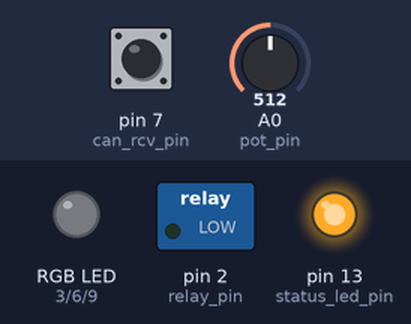
Recording of a sketch running on a simulated Arduino Uno, built with avr-gcc and run on an emulated ATmega328P. Shown: switched loads named in the sketch (green lamp = pin HIGH), an RGB LED mixed from three pins (HIGH = lit), output pins drawn as LEDs (lit = HIGH). The inputs (shaded band) are chosen by the test bench; at power-on: pin 7 (can_rcv_pin) HIGH, A0 (pot_pin) = 512. What the sketch prints to the serial monitor is not drawn.

Above: at 0.1 s.
At 1.1 s:
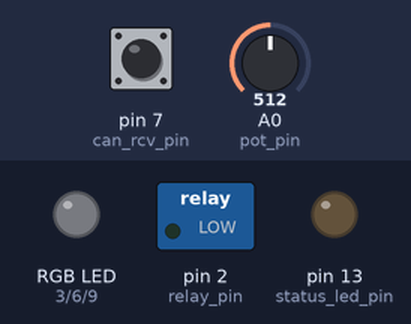
At 11.1 s:
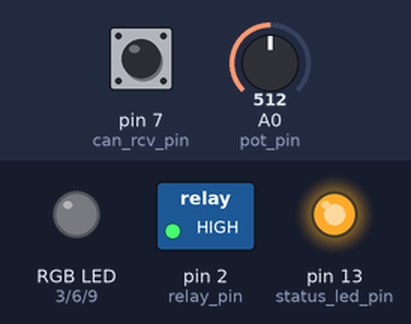
At 31.7 s:
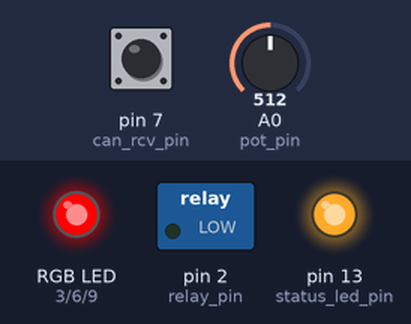
At 33.7 s:
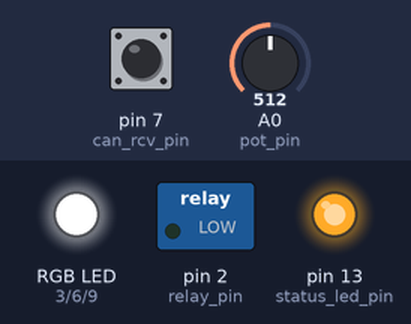
At 35.7 s:
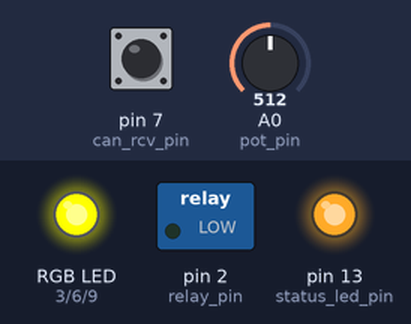
Timing chart, 0 to 40.0 s (numbered marks = the images above):
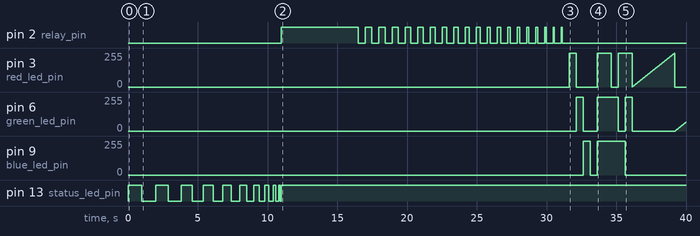

Measured:
- by itself, pin 2 (relay_pin): LOW → HIGH at 11.0 s, → LOW 5.5 s later, → HIGH 0.50 s later, → LOW 0.48 s later, … (40 changes in this stretch)
- by itself, pin 9 (blue_led_pin): 0/255 → 255/255 at 32.6 s, → 0/255 0.50 s later, → 255/255 0.50 s later, → 0/255 2.0 s later
- by itself, pin 13 (status_led_pin): LOW → HIGH at 0.00 s, → LOW 1.0 s later, → HIGH 1.0 s later, → LOW 0.90 s later, … (21 changes in this stretch)
- by itself, pin 3 (red_led_pin): 0/255 → 255/255 at 31.6 s, → 0/255 0.50 s later, → 255/255 1.5 s later, → 0/255 1.0 s later, … (262 changes in this stretch)
- by itself, pin 6 (green_led_pin): 0/255 → 255/255 at 32.1 s, → 0/255 0.50 s later, → 255/255 1.0 s later, → 0/255 1.5 s later, … (72 changes in this stretch)

The sketch:

touch_can_switch_pcb_test.ino
```cpp
/* Touch can pcb test
 Paul Fleury 24/02/2019 */

/* TEST:
 Status LED
 Relay
 RGB LEDs
 Power supply
 Trim Pot
 Serial port
 Can sensor
 */

#include <CapacitiveSensor.h>

int sensor_samples = 100;


short status_led_pin = 13;
short red_led_pin = 3;
short green_led_pin = 6;
short blue_led_pin = 9;
short pot_pin = A0;
short can_send_pin = 4;
short can_rcv_pin = 7;
short relay_pin = 2;

CapacitiveSensor cap_sensor = CapacitiveSensor(can_send_pin, can_rcv_pin);

void setup() {
    Serial.begin(9600);

    pinMode(status_led_pin, OUTPUT);
    pinMode(relay_pin, OUTPUT);
    pinMode(red_led_pin, OUTPUT);
    pinMode(green_led_pin, OUTPUT);
    pinMode(blue_led_pin, OUTPUT);

    status_led_test();
    relay_test();
    rgb_led_test();
    power_supply_test();
    serial_port_test();
    while (1) {
        pot_test();
        can_sensor_test();
    }
}

void loop() {

}

void status_led_test() {
    for (int i = 0; i<10; i++) {
        digitalWrite(status_led_pin, HIGH);
        delay(1000 - 100*i);
        digitalWrite(status_led_pin, LOW);
        delay(1000 - 100*i);
    }

    digitalWrite(status_led_pin, HIGH);
}

void relay_test() {
    digitalWrite(relay_pin, HIGH);
    delay(5000);
    digitalWrite(relay_pin, LOW);

    for (int i = 0; i < 20; i++) {
        digitalWrite(relay_pin, HIGH);
        delay(500 - 23*i);
        digitalWrite(relay_pin, LOW);
        delay(500);
    }
}

void rgb_led_test() {
    digitalWrite(red_led_pin, HIGH);
    delay(500);
    digitalWrite(red_led_pin, LOW);
    digitalWrite(green_led_pin, HIGH);
    delay(500);
    digitalWrite(green_led_pin, LOW);
    digitalWrite(blue_led_pin, HIGH);
    delay(500);
    digitalWrite(blue_led_pin, LOW);
    delay(500);

    digitalWrite(red_led_pin, HIGH);
    digitalWrite(green_led_pin, HIGH);
    digitalWrite(blue_led_pin, HIGH);
    delay(1000);

    digitalWrite(red_led_pin, LOW);
    delay(500);
    digitalWrite(red_led_pin, HIGH);
    digitalWrite(green_led_pin, LOW);
    delay(500);
    digitalWrite(green_led_pin, HIGH);
    digitalWrite(blue_led_pin, LOW);
    delay(500);

    digitalWrite(red_led_pin, LOW);
    digitalWrite(green_led_pin, LOW);

    for (int i = 0; i <=255; i++) {
        analogWrite(red_led_pin, i);
        delay(12);
    }
    digitalWrite(red_led_pin, LOW);

    for (int i = 0; i <=255; i++) {
        analogWrite(green_led_pin, i);
        delay(12);
    }
    digitalWrite(green_led_pin, LOW);

    for (int i = 0; i <=255; i++) {
        analogWrite(blue_led_pin, i);
        delay(12);
    }
    digitalWrite(blue_led_pin, LOW);
}

void power_supply_test() {
    digitalWrite(relay_pin, HIGH);
    digitalWrite(status_led_test, HIGH);
    digitalWrite(red_led_pin, HIGH);
    digitalWrite(green_led_pin, HIGH);
    digitalWrite(blue_led_pin, HIGH);

    delay(10000);

    digitalWrite(relay_pin, LOW);
    digitalWrite(status_led_test, LOW);
    digitalWrite(red_led_pin, LOW);
    digitalWrite(green_led_pin, LOW);
    digitalWrite(blue_led_pin, LOW);
}

void pot_test() {
    Serial.print("Pot: \t");
    Serial.print(analogRead(pot_pin));
    Serial.print("\t");
}

void serial_port_test() {
    Serial.println("Serial test");
}

void can_sensor_test() {
    Serial.print("Sensor: \t");
    Serial.print(cap_sensor.capacitiveSensorRaw(sensor_samples));
    Serial.println("\t");
}
```
